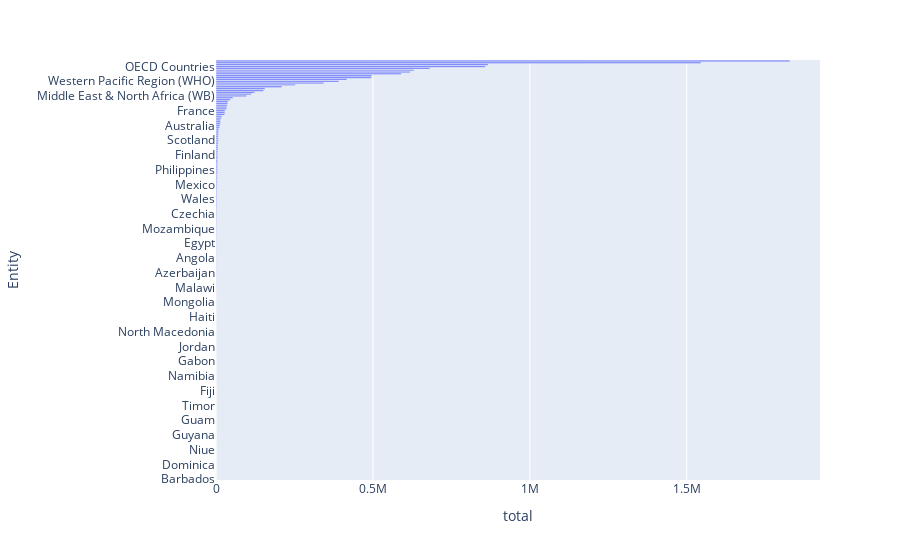

The notebook cell saved with this chart:
### Code cell
fig = px.bar(death_sub,
       x="total",
       y='Entity',
       orientation='h')

fig.show()

### Figure 1 — Plotly figure (JSON) as saved in the notebook; plotly's stock layout.template omitted (floating-point values rounded to 4 significant figures; data arrays with more than 128 entries replaced by an {"elided": "..."} marker saying what was removed)
{"data": [{"alignmentgroup": "True", "hovertemplate": "total=%{x}<br>Entity=%{y}<extra></extra>", "legendgroup": "", "marker": {"color": "#636efa", "pattern": {"shape": ""}}, "name": "", "offsetgroup": "", "orientation": "h", "showlegend": false, "textposition": "auto", "type": "bar", "x": {"elided": "228 int values"}, "xaxis": "x", "y": {"elided": "228 str values"}, "yaxis": "y"}], "layout": {"barmode": "relative", "legend": {"tracegroupgap": 0}, "margin": {"t": 60}, "xaxis": {"anchor": "y", "domain": [0, 1], "title": {"text": "total"}}, "yaxis": {"anchor": "x", "domain": [0, 1], "title": {"text": "Entity"}}}}
